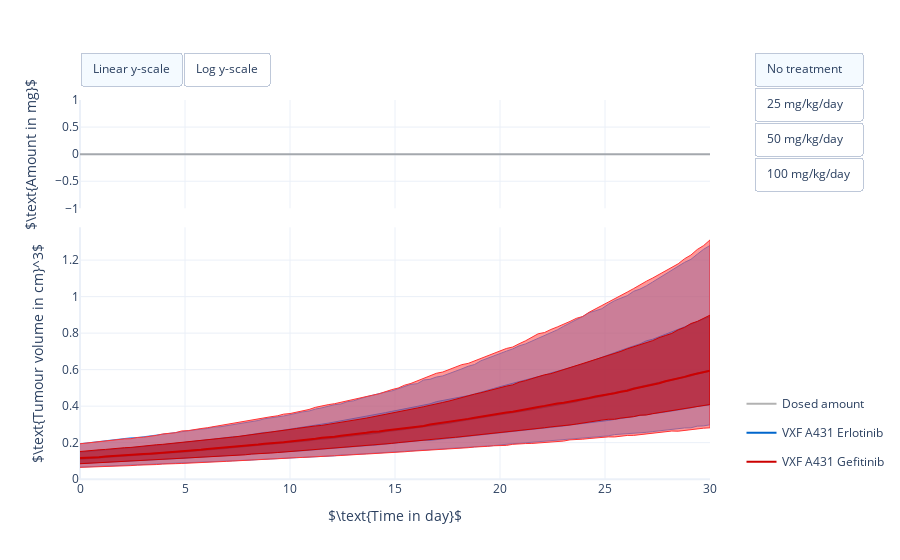

This figure's notebook cell:
### Markdown cell above
### Plot population PKPD of Erlotinib and Gefitinib in VXF A341 mice

### Code cell
#
# Illustrate population PKPD simulation.
#
# Needs above defined dosing regimens, percentiles, times, simulation results,
# and the population size:
# [dosing_regimens, percentiles, times, population_results, N]
#

import plotly.graph_objects as go
from plotly.subplots import make_subplots


# Create figure
fig = make_subplots(rows=2, cols=1, shared_xaxes=True, row_heights=[0.3, 0.7], vertical_spacing=0.05)

# Plot simulations for different dosing strategies
for dose_id, dose_series in enumerate(dosing_time_series):
    # Plot administered drug
    fig.add_trace(
        go.Scatter(
            x=dose_series[0, :],
            y=dose_series[1, :],
            name="Dosed amount",
            hovertemplate=
                    "<b></b>Cumulative amount of compound<br>" +
                    "Time: %{x:.0f} day<br>" +
                    "Amount: %{y:.01f} mg<br>" +
                    "<extra></extra>",
            line=dict(color='rgb(0, 0, 0)'),
            mode='lines',
            opacity=0.3,
            visible = dose_id == 0),  # Only show first dosing regimen
        row=1,
        col=1)

    # Plot data VXF A431 Erlotinib
    # Plot 10th percentile to 90th precentile
    fig.add_trace(
        go.Scatter(
            x=np.hstack([times,times[::-1]]),
            y=np.hstack([
                population_results[1, dose_id, 0, :], 
                population_results[1, dose_id, 4, ::-1]]),
            line=dict(width=1, color='rgb(51, 153, 255)'),
            fill='toself',
            legendgroup="VXF A431 Erlotinib",
            name="10th to 90th percentile",
            hoverinfo='name',
            showlegend=False,
            visible = dose_id == 0),  # Only show first dosing regimen
        row=2,
        col=1)

    # Plot 25th percentile to 75th precentile
    fig.add_trace(
        go.Scatter(
            x=np.hstack([times,times[::-1]]),
            y=np.hstack([
                population_results[1, dose_id, 1, :], 
                population_results[1, dose_id, 3, ::-1]]),
            line=dict(width=1, color='rgb(0, 128, 255)'),
            fill='toself',
            legendgroup="VXF A431 Erlotinib",
            name="25th to 75th percentile",
            hoverinfo='name',
            showlegend=False,
            visible = dose_id == 0),  # Only show first dosing regimen
        row=2,
        col=1)

    # Plot Median
    fig.add_trace(
        go.Scatter(
            x=times,
            y=population_results[1, dose_id, 2, :],
            legendgroup="VXF A431 Erlotinib",
            name="VXF A431 Erlotinib",
            hovertemplate=
                    "<b></b>Median<br>" +
                    "Population size: %d<br>" % N +
                    "Time: %{x:.02f} day<br>" +
                    "Tumour volume: %{y:.02f} cm^3<br>" +
                    "<extra></extra>",
            line=dict(color='rgb(0, 102, 204)'),
            visible = dose_id == 0),  # Only show first dosing regimen
        row=2,
        col=1)

    # Plot data VXF A431 Gefitinib
    # Plot 10th percentile to 90th precentile
    fig.add_trace(
        go.Scatter(
            x=np.hstack([times,times[::-1]]),
            y=np.hstack([
                population_results[3, dose_id, 0, :], 
                population_results[3, dose_id, 4, ::-1]]),
            line=dict(width=1, color='rgb(255, 51, 51)'),
            fill='toself',
            legendgroup="VXF A431 Gefitinib",
            name="10th to 90th percentile",
            hoverinfo='name',
            showlegend=False,
            visible = dose_id == 0),  # Only show first dosing regimen
        row=2,
        col=1)

    # Plot 25th percentile to 75th precentile
    fig.add_trace(
        go.Scatter(
            x=np.hstack([times,times[::-1]]),
            y=np.hstack([
                population_results[3, dose_id, 1, :], 
                population_results[3, dose_id, 3, ::-1]]),
            line=dict(width=1, color='rgb(204, 0, 0)'),
            fill='toself',
            legendgroup="VXF A431 Gefitinib",
            name="25th to 75th percentile",
            hoverinfo='name',
            showlegend=False,
            visible = dose_id == 0),  # Only show first dosing regimen
        row=2,
        col=1)

    # Plot Median
    fig.add_trace(
        go.Scatter(
            x=times,
            y=population_results[3, dose_id, 2, :],
            legendgroup="VXF A431 Gefitinib",
            name="VXF A431 Gefitinib",
            hovertemplate=
                    "<b></b>Median<br>" +
                    "Population size: %d<br>" % N +
                    "Time: %{x:.02f} day<br>" +
                    "Tumour volume: %{y:.02f} cm^3<br>" +
                    "<extra></extra>",
            line=dict(color='rgb(204, 0, 0)'),
            visible = dose_id == 0),  # Only show first dosing regimen
        row=2,
        col=1)

# Set figure size
fig.update_layout(
    autosize=True,
    template="plotly_white")

# Set X axis label
fig.update_xaxes(title_text=r'$\text{Time in day}$', row=2, col=1)

# Set Y axes labels
fig.update_yaxes(title_text=r'$\text{Tumour volume in cm}^3$', row=2, col=1)
fig.update_yaxes(title_text=r'$\text{Amount in mg}$', row=1, col=1)

# Add switch between linear and log y-scale, and switches between dosing regimens
fig.update_layout(
    updatemenus=[
        dict(
            type = "buttons",
            direction = "right",
            buttons=list([
                dict(
                    args=[{"yaxis2.type": "linear"}],
                    label="Linear y-scale",
                    method="relayout"
                ),
                dict(
                    args=[{"yaxis2.type": "log"}],
                    label="Log y-scale",
                    method="relayout"
                )
            ]),
            pad={"r": 0, "t": -10},
            showactive=True,
            x=0.0,
            xanchor="left",
            y=1.1,
            yanchor="top"
        ),
        dict(
            type = "buttons",
            direction = "down",
            buttons=list([
                dict(
                    args=[{"visible": [True]*7 + [False]*7 + [False]*7 + [False]*7}],
                    label="No treatment",
                    method="restyle"
                ),
                dict(
                    args=[{"visible": [False]*7 + [True]*7 + [False]*7 + [False]*7}],
                    label="25 mg/kg/day",
                    method="restyle"
                ),
                dict(
                    args=[{"visible": [False]*7 + [False]*7 + [True]*7 + [False]*7}],
                    label="50 mg/kg/day",
                    method="restyle"
                ),
                dict(
                    args=[{"visible": [False]*7 + [False]*7 + [False]*7 + [True]*7}],
                    label="100 mg/kg/day",
                    method="restyle"
                )
            ]),
            pad={"r": 0, "t": -10},
            showactive=True,
            x=1.07,
            xanchor="left",
            y=1.1,
            yanchor="top"
        ),
    ]
)

# Position legend
fig.update_layout(legend=dict(
    yanchor="bottom",
    y=0.01,
    xanchor="left",
    x=1.05))

# Show figure
fig.show()

### Figure 1 — Plotly figure (JSON) as saved in the notebook; plotly's stock layout.template omitted (floating-point values rounded to 4 significant figures; data arrays with more than 128 entries replaced by an {"elided": "..."} marker saying what was removed)
{"data": [{"hovertemplate": "<b></b>Cumulative amount of compound<br>Time: %{x:.0f} day<br>Amount: %{y:.01f} mg<br><extra></extra>", "line": {"color": "rgb(0, 0, 0)"}, "mode": "lines", "name": "Dosed amount", "opacity": 0.3, "type": "scatter", "visible": true, "x": [0, 3, 3.001, 4, 4.001, 5, 5.001, 6, 6.001, 7, 7.001, 8, 8.001, 9, 9.001, 10, 10.0, 11, 11.0, 12, 12.0, 13, 13.0, 14, 14.0, 15, 15.0, 16, 16.0, 30], "xaxis": "x", "y": [0, 0, 0, 0, 0, 0, 0, 0, 0, 0, 0, 0, 0, 0, 0, 0, 0, 0, 0, 0, 0, 0, 0, 0, 0, 0, 0, 0, 0, 0], "yaxis": "y"}, {"fill": "toself", "hoverinfo": "name", "legendgroup": "VXF A431 Erlotinib", "line": {"color": "rgb(51, 153, 255)", "width": 1}, "name": "10th to 90th percentile", "showlegend": false, "type": "scatter", "visible": true, "x": {"elided": "200 float values"}, "xaxis": "x2", "y": {"elided": "200 float values"}, "yaxis": "y2"}, {"fill": "toself", "hoverinfo": "name", "legendgroup": "VXF A431 Erlotinib", "line": {"color": "rgb(0, 128, 255)", "width": 1}, "name": "25th to 75th percentile", "showlegend": false, "type": "scatter", "visible": true, "x": {"elided": "200 float values"}, "xaxis": "x2", "y": {"elided": "200 float values"}, "yaxis": "y2"}, {"hovertemplate": "<b></b>Median<br>Population size: 1000<br>Time: %{x:.02f} day<br>Tumour volume: %{y:.02f} cm^3<br><extra></extra>", "legendgroup": "VXF A431 Erlotinib", "line": {"color": "rgb(0, 102, 204)"}, "name": "VXF A431 Erlotinib", "type": "scatter", "visible": true, "x": [0, 0.303, 0.6061, 0.9091, 1.212, 1.515, 1.818, 2.121, 2.424, 2.727, 3.03, 3.333, 3.636, 3.939, 4.242, 4.545, 4.848, 5.152, 5.455, 5.758, 6.061, 6.364, 6.667, 6.97, 7.273, 7.576, 7.879, 8.182, 8.485, 8.788, 9.091, 9.394, 9.697, 10, 10.3, 10.61, 10.91, 11.21, 11.52, 11.82, 12.12, 12.42, 12.73, 13.03, 13.33, 13.64, 13.94, 14.24, 14.55, 14.85, 15.15, 15.45, 15.76, 16.06, 16.36, 16.67, 16.97, 17.27, 17.58, 17.88, 18.18, 18.48, 18.79, 19.09, 19.39, 19.7, 20, 20.3, 20.61, 20.91, 21.21, 21.52, 21.82, 22.12, 22.42, 22.73, 23.03, 23.33, 23.64, 23.94, 24.24, 24.55, 24.85, 25.15, 25.45, 25.76, 26.06, 26.36, 26.67, 26.97, 27.27, 27.58, 27.88, 28.18, 28.48, 28.79, 29.09, 29.39, 29.7, 30], "xaxis": "x2", "y": [0.1118, 0.1153, 0.1184, 0.1196, 0.1215, 0.1241, 0.127, 0.1288, 0.1307, 0.1331, 0.1365, 0.1379, 0.141, 0.1429, 0.1464, 0.1482, 0.1504, 0.1535, 0.1562, 0.1584, 0.1613, 0.1644, 0.1681, 0.1701, 0.1746, 0.1777, 0.1798, 0.1838, 0.1863, 0.1889, 0.1928, 0.1966, 0.1984, 0.2022, 0.2058, 0.2097, 0.2132, 0.2184, 0.2202, 0.224, 0.2278, 0.2329, 0.2377, 0.2407, 0.2444, 0.2466, 0.2534, 0.256, 0.2621, 0.268, 0.2699, 0.2748, 0.2793, 0.2852, 0.289, 0.2941, 0.2998, 0.3056, 0.3089, 0.316, 0.3223, 0.3273, 0.3318, 0.3382, 0.3447, 0.3493, 0.3543, 0.3601, 0.3658, 0.3693, 0.3781, 0.3832, 0.389, 0.3954, 0.4007, 0.4055, 0.4131, 0.4219, 0.4272, 0.4355, 0.4416, 0.4505, 0.4551, 0.4644, 0.4712, 0.4808, 0.4868, 0.4971, 0.505, 0.513, 0.5222, 0.5281, 0.5378, 0.5453, 0.5535, 0.5605, 0.5672, 0.5793, 0.5865, 0.5946], "yaxis": "y2"}, {"fill": "toself", "hoverinfo": "name", "legendgroup": "VXF A431 Gefitinib", "line": {"color": "rgb(255, 51, 51)", "width": 1}, "name": "10th to 90th percentile", "showlegend": false, "type": "scatter", "visible": true, "x": {"elided": "200 float values"}, "xaxis": "x2", "y": {"elided": "200 float values"}, "yaxis": "y2"}, {"fill": "toself", "hoverinfo": "name", "legendgroup": "VXF A431 Gefitinib", "line": {"color": "rgb(204, 0, 0)", "width": 1}, "name": "25th to 75th percentile", "showlegend": false, "type": "scatter", "visible": true, "x": {"elided": "200 float values"}, "xaxis": "x2", "y": {"elided": "200 float values"}, "yaxis": "y2"}, {"hovertemplate": "<b></b>Median<br>Population size: 1000<br>Time: %{x:.02f} day<br>Tumour volume: %{y:.02f} cm^3<br><extra></extra>", "legendgroup": "VXF A431 Gefitinib", "line": {"color": "rgb(204, 0, 0)"}, "name": "VXF A431 Gefitinib", "type": "scatter", "visible": true, "x": [0, 0.303, 0.6061, 0.9091, 1.212, 1.515, 1.818, 2.121, 2.424, 2.727, 3.03, 3.333, 3.636, 3.939, 4.242, 4.545, 4.848, 5.152, 5.455, 5.758, 6.061, 6.364, 6.667, 6.97, 7.273, 7.576, 7.879, 8.182, 8.485, 8.788, 9.091, 9.394, 9.697, 10, 10.3, 10.61, 10.91, 11.21, 11.52, 11.82, 12.12, 12.42, 12.73, 13.03, 13.33, 13.64, 13.94, 14.24, 14.55, 14.85, 15.15, 15.45, 15.76, 16.06, 16.36, 16.67, 16.97, 17.27, 17.58, 17.88, 18.18, 18.48, 18.79, 19.09, 19.39, 19.7, 20, 20.3, 20.61, 20.91, 21.21, 21.52, 21.82, 22.12, 22.42, 22.73, 23.03, 23.33, 23.64, 23.94, 24.24, 24.55, 24.85, 25.15, 25.45, 25.76, 26.06, 26.36, 26.67, 26.97, 27.27, 27.58, 27.88, 28.18, 28.48, 28.79, 29.09, 29.39, 29.7, 30], "xaxis": "x2", "y": [0.1163, 0.1171, 0.1192, 0.1201, 0.1244, 0.1273, 0.1279, 0.1304, 0.1319, 0.1353, 0.1375, 0.1395, 0.1418, 0.1452, 0.1467, 0.1501, 0.1537, 0.1549, 0.1596, 0.1614, 0.1651, 0.1678, 0.171, 0.1723, 0.1767, 0.1793, 0.1841, 0.1859, 0.1898, 0.1938, 0.1958, 0.1994, 0.202, 0.2064, 0.2094, 0.2131, 0.2166, 0.2214, 0.2272, 0.2288, 0.2328, 0.2382, 0.2416, 0.2473, 0.2489, 0.2543, 0.2595, 0.2608, 0.2664, 0.2702, 0.2737, 0.2804, 0.2835, 0.2876, 0.2914, 0.2988, 0.3034, 0.3077, 0.3151, 0.3191, 0.3255, 0.3301, 0.3367, 0.3415, 0.3476, 0.3538, 0.3574, 0.3648, 0.3698, 0.3772, 0.3826, 0.3883, 0.3956, 0.4013, 0.4091, 0.4147, 0.4189, 0.4248, 0.4323, 0.4376, 0.4448, 0.4527, 0.4578, 0.4639, 0.4701, 0.4786, 0.4845, 0.4953, 0.5024, 0.5104, 0.5191, 0.5253, 0.5361, 0.5435, 0.5524, 0.5601, 0.5703, 0.5773, 0.5842, 0.5943], "yaxis": "y2"}, {"hovertemplate": "<b></b>Cumulative amount of compound<br>Time: %{x:.0f} day<br>Amount: %{y:.01f} mg<br><extra></extra>", "line": {"color": "rgb(0, 0, 0)"}, "mode": "lines", "name": "Dosed amount", "opacity": 0.3, "type": "scatter", "visible": false, "x": [0, 3, 3.001, 4, 4.001, 5, 5.001, 6, 6.001, 7, 7.001, 8, 8.001, 9, 9.001, 10, 10.0, 11, 11.0, 12, 12.0, 13, 13.0, 14, 14.0, 15, 15.0, 16, 16.0, 30], "xaxis": "x", "y": [0, 0, 0.5, 0.5, 1, 1, 1.5, 1.5, 2, 2, 2.5, 2.5, 3, 3, 3.5, 3.5, 4, 4, 4.5, 4.5, 5, 5, 5.5, 5.5, 6, 6, 6.5, 6.5, 7, 7], "yaxis": "y"}, {"fill": "toself", "hoverinfo": "name", "legendgroup": "VXF A431 Erlotinib", "line": {"color": "rgb(51, 153, 255)", "width": 1}, "name": "10th to 90th percentile", "showlegend": false, "type": "scatter", "visible": false, "x": {"elided": "200 float values"}, "xaxis": "x2", "y": {"elided": "200 float values"}, "yaxis": "y2"}, {"fill": "toself", "hoverinfo": "name", "legendgroup": "VXF A431 Erlotinib", "line": {"color": "rgb(0, 128, 255)", "width": 1}, "name": "25th to 75th percentile", "showlegend": false, "type": "scatter", "visible": false, "x": {"elided": "200 float values"}, "xaxis": "x2", "y": {"elided": "200 float values"}, "yaxis": "y2"}, {"hovertemplate": "<b></b>Median<br>Population size: 1000<br>Time: %{x:.02f} day<br>Tumour volume: %{y:.02f} cm^3<br><extra></extra>", "legendgroup": "VXF A431 Erlotinib", "line": {"color": "rgb(0, 102, 204)"}, "name": "VXF A431 Erlotinib", "type": "scatter", "visible": false, "x": [0, 0.303, 0.6061, 0.9091, 1.212, 1.515, 1.818, 2.121, 2.424, 2.727, 3.03, 3.333, 3.636, 3.939, 4.242, 4.545, 4.848, 5.152, 5.455, 5.758, 6.061, 6.364, 6.667, 6.97, 7.273, 7.576, 7.879, 8.182, 8.485, 8.788, 9.091, 9.394, 9.697, 10, 10.3, 10.61, 10.91, 11.21, 11.52, 11.82, 12.12, 12.42, 12.73, 13.03, 13.33, 13.64, 13.94, 14.24, 14.55, 14.85, 15.15, 15.45, 15.76, 16.06, 16.36, 16.67, 16.97, 17.27, 17.58, 17.88, 18.18, 18.48, 18.79, 19.09, 19.39, 19.7, 20, 20.3, 20.61, 20.91, 21.21, 21.52, 21.82, 22.12, 22.42, 22.73, 23.03, 23.33, 23.64, 23.94, 24.24, 24.55, 24.85, 25.15, 25.45, 25.76, 26.06, 26.36, 26.67, 26.97, 27.27, 27.58, 27.88, 28.18, 28.48, 28.79, 29.09, 29.39, 29.7, 30], "xaxis": "x2", "y": [0.1135, 0.1156, 0.1179, 0.119, 0.1221, 0.1244, 0.1268, 0.1292, 0.1303, 0.1328, 0.1354, 0.1348, 0.1362, 0.1395, 0.1376, 0.1388, 0.143, 0.1433, 0.1438, 0.1461, 0.1489, 0.1487, 0.151, 0.1522, 0.1512, 0.1548, 0.1572, 0.1567, 0.1612, 0.1604, 0.1631, 0.1626, 0.1656, 0.169, 0.1681, 0.1701, 0.1724, 0.1733, 0.1758, 0.178, 0.1805, 0.1792, 0.1834, 0.1846, 0.1849, 0.1893, 0.1915, 0.1908, 0.1939, 0.1968, 0.1962, 0.1986, 0.2015, 0.205, 0.2057, 0.2088, 0.2127, 0.2169, 0.2192, 0.2238, 0.2271, 0.2311, 0.2344, 0.2386, 0.2429, 0.2452, 0.2513, 0.2554, 0.2609, 0.265, 0.2693, 0.2733, 0.2791, 0.2837, 0.2876, 0.2911, 0.2977, 0.3046, 0.3079, 0.3129, 0.3188, 0.3253, 0.3307, 0.3363, 0.3409, 0.347, 0.3508, 0.3589, 0.3624, 0.3675, 0.3748, 0.3803, 0.3856, 0.393, 0.398, 0.4037, 0.4092, 0.4169, 0.4238, 0.4294], "yaxis": "y2"}, {"fill": "toself", "hoverinfo": "name", "legendgroup": "VXF A431 Gefitinib", "line": {"color": "rgb(255, 51, 51)", "width": 1}, "name": "10th to 90th percentile", "showlegend": false, "type": "scatter", "visible": false, "x": {"elided": "200 float values"}, "xaxis": "x2", "y": {"elided": "200 float values"}, "yaxis": "y2"}, {"fill": "toself", "hoverinfo": "name", "legendgroup": "VXF A431 Gefitinib", "line": {"color": "rgb(204, 0, 0)", "width": 1}, "name": "25th to 75th percentile", "showlegend": false, "type": "scatter", "visible": false, "x": {"elided": "200 float values"}, "xaxis": "x2", "y": {"elided": "200 float values"}, "yaxis": "y2"}, {"hovertemplate": "<b></b>Median<br>Population size: 1000<br>Time: %{x:.02f} day<br>Tumour volume: %{y:.02f} cm^3<br><extra></extra>", "legendgroup": "VXF A431 Gefitinib", "line": {"color": "rgb(204, 0, 0)"}, "name": "VXF A431 Gefitinib", "type": "scatter", "visible": false, "x": [0, 0.303, 0.6061, 0.9091, 1.212, 1.515, 1.818, 2.121, 2.424, 2.727, 3.03, 3.333, 3.636, 3.939, 4.242, 4.545, 4.848, 5.152, 5.455, 5.758, 6.061, 6.364, 6.667, 6.97, 7.273, 7.576, 7.879, 8.182, 8.485, 8.788, 9.091, 9.394, 9.697, 10, 10.3, 10.61, 10.91, 11.21, 11.52, 11.82, 12.12, 12.42, 12.73, 13.03, 13.33, 13.64, 13.94, 14.24, 14.55, 14.85, 15.15, 15.45, 15.76, 16.06, 16.36, 16.67, 16.97, 17.27, 17.58, 17.88, 18.18, 18.48, 18.79, 19.09, 19.39, 19.7, 20, 20.3, 20.61, 20.91, 21.21, 21.52, 21.82, 22.12, 22.42, 22.73, 23.03, 23.33, 23.64, 23.94, 24.24, 24.55, 24.85, 25.15, 25.45, 25.76, 26.06, 26.36, 26.67, 26.97, 27.27, 27.58, 27.88, 28.18, 28.48, 28.79, 29.09, 29.39, 29.7, 30], "xaxis": "x2", "y": [0.1159, 0.117, 0.1199, 0.1212, 0.1227, 0.1256, 0.1273, 0.1307, 0.1322, 0.1343, 0.1363, 0.1376, 0.1387, 0.1412, 0.1416, 0.1429, 0.1463, 0.1463, 0.1481, 0.1493, 0.1507, 0.152, 0.1532, 0.1572, 0.1557, 0.1583, 0.1611, 0.1616, 0.1635, 0.1665, 0.1677, 0.1677, 0.17, 0.174, 0.1741, 0.1754, 0.179, 0.1785, 0.1807, 0.1822, 0.1825, 0.183, 0.1867, 0.1904, 0.1885, 0.1917, 0.193, 0.195, 0.1945, 0.1987, 0.1984, 0.1999, 0.2023, 0.2052, 0.2052, 0.2077, 0.2114, 0.2159, 0.2188, 0.2225, 0.2269, 0.2283, 0.2336, 0.2364, 0.2418, 0.2449, 0.2501, 0.2525, 0.2572, 0.2617, 0.2648, 0.2711, 0.2745, 0.2794, 0.2861, 0.2892, 0.2921, 0.2969, 0.3014, 0.3068, 0.3117, 0.3161, 0.3219, 0.3254, 0.3318, 0.3373, 0.3439, 0.3479, 0.3531, 0.3577, 0.3631, 0.3697, 0.3764, 0.3811, 0.3853, 0.3902, 0.3934, 0.4047, 0.4116, 0.4172], "yaxis": "y2"}, {"hovertemplate": "<b></b>Cumulative amount of compound<br>Time: %{x:.0f} day<br>Amount: %{y:.01f} mg<br><extra></extra>", "line": {"color": "rgb(0, 0, 0)"}, "mode": "lines", "name": "Dosed amount", "opacity": 0.3, "type": "scatter", "visible": false, "x": [0, 3, 3.001, 4, 4.001, 5, 5.001, 6, 6.001, 7, 7.001, 8, 8.001, 9, 9.001, 10, 10.0, 11, 11.0, 12, 12.0, 13, 13.0, 14, 14.0, 15, 15.0, 16, 16.0, 30], "xaxis": "x", "y": [0, 0, 1, 1, 2, 2, 3, 3, 4, 4, 5, 5, 6, 6, 7, 7, 8, 8, 9, 9, 10, 10, 11, 11, 12, 12, 13, 13, 14, 14], "yaxis": "y"}, {"fill": "toself", "hoverinfo": "name", "legendgroup": "VXF A431 Erlotinib", "line": {"color": "rgb(51, 153, 255)", "width": 1}, "name": "10th to 90th percentile", "showlegend": false, "type": "scatter", "visible": false, "x": {"elided": "200 float values"}, "xaxis": "x2", "y": {"elided": "200 float values"}, "yaxis": "y2"}, {"fill": "toself", "hoverinfo": "name", "legendgroup": "VXF A431 Erlotinib", "line": {"color": "rgb(0, 128, 255)", "width": 1}, "name": "25th to 75th percentile", "showlegend": false, "type": "scatter", "visible": false, "x": {"elided": "200 float values"}, "xaxis": "x2", "y": {"elided": "200 float values"}, "yaxis": "y2"}, {"hovertemplate": "<b></b>Median<br>Population size: 1000<br>Time: %{x:.02f} day<br>Tumour volume: %{y:.02f} cm^3<br><extra></extra>", "legendgroup": "VXF A431 Erlotinib", "line": {"color": "rgb(0, 102, 204)"}, "name": "VXF A431 Erlotinib", "type": "scatter", "visible": false, "x": [0, 0.303, 0.6061, 0.9091, 1.212, 1.515, 1.818, 2.121, 2.424, 2.727, 3.03, 3.333, 3.636, 3.939, 4.242, 4.545, 4.848, 5.152, 5.455, 5.758, 6.061, 6.364, 6.667, 6.97, 7.273, 7.576, 7.879, 8.182, 8.485, 8.788, 9.091, 9.394, 9.697, 10, 10.3, 10.61, 10.91, 11.21, 11.52, 11.82, 12.12, 12.42, 12.73, 13.03, 13.33, 13.64, 13.94, 14.24, 14.55, 14.85, 15.15, 15.45, 15.76, 16.06, 16.36, 16.67, 16.97, 17.27, 17.58, 17.88, 18.18, 18.48, 18.79, 19.09, 19.39, 19.7, 20, 20.3, 20.61, 20.91, 21.21, 21.52, 21.82, 22.12, 22.42, 22.73, 23.03, 23.33, 23.64, 23.94, 24.24, 24.55, 24.85, 25.15, 25.45, 25.76, 26.06, 26.36, 26.67, 26.97, 27.27, 27.58, 27.88, 28.18, 28.48, 28.79, 29.09, 29.39, 29.7, 30], "xaxis": "x2", "y": [0.1126, 0.116, 0.1175, 0.1195, 0.1223, 0.1239, 0.1274, 0.1286, 0.1307, 0.1337, 0.1348, 0.1312, 0.1328, 0.1347, 0.1316, 0.1332, 0.1365, 0.1326, 0.1342, 0.1347, 0.1353, 0.133, 0.1357, 0.1383, 0.1361, 0.1365, 0.1389, 0.1379, 0.1375, 0.1389, 0.1399, 0.138, 0.1403, 0.143, 0.1404, 0.1414, 0.1438, 0.1411, 0.1417, 0.144, 0.1437, 0.1435, 0.145, 0.1483, 0.1461, 0.1478, 0.1482, 0.1465, 0.1483, 0.151, 0.1486, 0.1478, 0.1522, 0.1525, 0.1506, 0.1514, 0.1546, 0.157, 0.1614, 0.1602, 0.165, 0.1693, 0.1722, 0.1746, 0.1774, 0.1786, 0.1832, 0.1866, 0.1922, 0.194, 0.1964, 0.2005, 0.2047, 0.2075, 0.2102, 0.2149, 0.2161, 0.2227, 0.2242, 0.2268, 0.2309, 0.2357, 0.2385, 0.245, 0.248, 0.2512, 0.2539, 0.2604, 0.2641, 0.2658, 0.2708, 0.2753, 0.2822, 0.2864, 0.2897, 0.2942, 0.2988, 0.3027, 0.3083, 0.3145], "yaxis": "y2"}, {"fill": "toself", "hoverinfo": "name", "legendgroup": "VXF A431 Gefitinib", "line": {"color": "rgb(255, 51, 51)", "width": 1}, "name": "10th to 90th percentile", "showlegend": false, "type": "scatter", "visible": false, "x": {"elided": "200 float values"}, "xaxis": "x2", "y": {"elided": "200 float values"}, "yaxis": "y2"}, {"fill": "toself", "hoverinfo": "name", "legendgroup": "VXF A431 Gefitinib", "line": {"color": "rgb(204, 0, 0)", "width": 1}, "name": "25th to 75th percentile", "showlegend": false, "type": "scatter", "visible": false, "x": {"elided": "200 float values"}, "xaxis": "x2", "y": {"elided": "200 float values"}, "yaxis": "y2"}, {"hovertemplate": "<b></b>Median<br>Population size: 1000<br>Time: %{x:.02f} day<br>Tumour volume: %{y:.02f} cm^3<br><extra></extra>", "legendgroup": "VXF A431 Gefitinib", "line": {"color": "rgb(204, 0, 0)"}, "name": "VXF A431 Gefitinib", "type": "scatter", "visible": false, "x": [0, 0.303, 0.6061, 0.9091, 1.212, 1.515, 1.818, 2.121, 2.424, 2.727, 3.03, 3.333, 3.636, 3.939, 4.242, 4.545, 4.848, 5.152, 5.455, 5.758, 6.061, 6.364, 6.667, 6.97, 7.273, 7.576, 7.879, 8.182, 8.485, 8.788, 9.091, 9.394, 9.697, 10, 10.3, 10.61, 10.91, 11.21, 11.52, 11.82, 12.12, 12.42, 12.73, 13.03, 13.33, 13.64, 13.94, 14.24, 14.55, 14.85, 15.15, 15.45, 15.76, 16.06, 16.36, 16.67, 16.97, 17.27, 17.58, 17.88, 18.18, 18.48, 18.79, 19.09, 19.39, 19.7, 20, 20.3, 20.61, 20.91, 21.21, 21.52, 21.82, 22.12, 22.42, 22.73, 23.03, 23.33, 23.64, 23.94, 24.24, 24.55, 24.85, 25.15, 25.45, 25.76, 26.06, 26.36, 26.67, 26.97, 27.27, 27.58, 27.88, 28.18, 28.48, 28.79, 29.09, 29.39, 29.7, 30], "xaxis": "x2", "y": [0.1163, 0.1162, 0.119, 0.121, 0.1232, 0.1263, 0.1289, 0.1304, 0.1332, 0.1347, 0.137, 0.1337, 0.1361, 0.1388, 0.1355, 0.1372, 0.1385, 0.1371, 0.1369, 0.1393, 0.1403, 0.1385, 0.1415, 0.1422, 0.1405, 0.1416, 0.1435, 0.1416, 0.1414, 0.1434, 0.1435, 0.1426, 0.1439, 0.1466, 0.1424, 0.1441, 0.1475, 0.1443, 0.1452, 0.1479, 0.147, 0.1473, 0.1486, 0.1524, 0.149, 0.1516, 0.1523, 0.1514, 0.152, 0.1542, 0.1534, 0.1525, 0.1556, 0.1553, 0.1566, 0.1567, 0.1587, 0.1608, 0.1643, 0.167, 0.1678, 0.172, 0.1762, 0.178, 0.1802, 0.183, 0.1851, 0.19, 0.1902, 0.1964, 0.1975, 0.2021, 0.2064, 0.2081, 0.2128, 0.2162, 0.2186, 0.221, 0.2258, 0.228, 0.2329, 0.236, 0.2405, 0.244, 0.2475, 0.2505, 0.2558, 0.261, 0.2655, 0.2678, 0.275, 0.2794, 0.2826, 0.288, 0.2935, 0.2972, 0.3044, 0.3081, 0.3095, 0.3181], "yaxis": "y2"}, {"hovertemplate": "<b></b>Cumulative amount of compound<br>Time: %{x:.0f} day<br>Amount: %{y:.01f} mg<br><extra></extra>", "line": {"color": "rgb(0, 0, 0)"}, "mode": "lines", "name": "Dosed amount", "opacity": 0.3, "type": "scatter", "visible": false, "x": [0, 3, 3.001, 4, 4.001, 5, 5.001, 6, 6.001, 7, 7.001, 8, 8.001, 9, 9.001, 10, 10.0, 11, 11.0, 12, 12.0, 13, 13.0, 14, 14.0, 15, 15.0, 16, 16.0, 30], "xaxis": "x", "y": [0, 0, 2, 2, 4, 4, 6, 6, 8, 8, 10, 10, 12, 12, 14, 14, 16, 16, 18, 18, 20, 20, 22, 22, 24, 24, 26, 26, 28, 28], "yaxis": "y"}, {"fill": "toself", "hoverinfo": "name", "legendgroup": "VXF A431 Erlotinib", "line": {"color": "rgb(51, 153, 255)", "width": 1}, "name": "10th to 90th percentile", "showlegend": false, "type": "scatter", "visible": false, "x": {"elided": "200 float values"}, "xaxis": "x2", "y": {"elided": "200 float values"}, "yaxis": "y2"}, {"fill": "toself", "hoverinfo": "name", "legendgroup": "VXF A431 Erlotinib", "line": {"color": "rgb(0, 128, 255)", "width": 1}, "name": "25th to 75th percentile", "showlegend": false, "type": "scatter", "visible": false, "x": {"elided": "200 float values"}, "xaxis": "x2", "y": {"elided": "200 float values"}, "yaxis": "y2"}, {"hovertemplate": "<b></b>Median<br>Population size: 1000<br>Time: %{x:.02f} day<br>Tumour volume: %{y:.02f} cm^3<br><extra></extra>", "legendgroup": "VXF A431 Erlotinib", "line": {"color": "rgb(0, 102, 204)"}, "name": "VXF A431 Erlotinib", "type": "scatter", "visible": false, "x": [0, 0.303, 0.6061, 0.9091, 1.212, 1.515, 1.818, 2.121, 2.424, 2.727, 3.03, 3.333, 3.636, 3.939, 4.242, 4.545, 4.848, 5.152, 5.455, 5.758, 6.061, 6.364, 6.667, 6.97, 7.273, 7.576, 7.879, 8.182, 8.485, 8.788, 9.091, 9.394, 9.697, 10, 10.3, 10.61, 10.91, 11.21, 11.52, 11.82, 12.12, 12.42, 12.73, 13.03, 13.33, 13.64, 13.94, 14.24, 14.55, 14.85, 15.15, 15.45, 15.76, 16.06, 16.36, 16.67, 16.97, 17.27, 17.58, 17.88, 18.18, 18.48, 18.79, 19.09, 19.39, 19.7, 20, 20.3, 20.61, 20.91, 21.21, 21.52, 21.82, 22.12, 22.42, 22.73, 23.03, 23.33, 23.64, 23.94, 24.24, 24.55, 24.85, 25.15, 25.45, 25.76, 26.06, 26.36, 26.67, 26.97, 27.27, 27.58, 27.88, 28.18, 28.48, 28.79, 29.09, 29.39, 29.7, 30], "xaxis": "x2", "y": [0.1132, 0.1158, 0.1171, 0.1207, 0.12, 0.1245, 0.1262, 0.1286, 0.1307, 0.1332, 0.1341, 0.1235, 0.1265, 0.1287, 0.1193, 0.119, 0.1218, 0.1175, 0.1157, 0.1171, 0.1153, 0.1122, 0.112, 0.1148, 0.1078, 0.1079, 0.1101, 0.1054, 0.1038, 0.1064, 0.1035, 0.1013, 0.101, 0.1038, 0.0973, 0.09855, 0.09904, 0.09603, 0.09652, 0.09664, 0.09482, 0.09392, 0.09417, 0.09481, 0.09211, 0.0925, 0.09468, 0.08904, 0.08939, 0.09129, 0.0881, 0.08777, 0.08861, 0.08766, 0.08374, 0.08657, 0.08617, 0.08915, 0.08972, 0.09191, 0.09184, 0.09464, 0.09716, 0.09719, 0.09833, 0.1019, 0.103, 0.1054, 0.1078, 0.1095, 0.1108, 0.1137, 0.1138, 0.116, 0.119, 0.1195, 0.1225, 0.1248, 0.1267, 0.1288, 0.1303, 0.1332, 0.1354, 0.1378, 0.1396, 0.1429, 0.145, 0.1482, 0.1477, 0.154, 0.1542, 0.1571, 0.159, 0.1615, 0.1637, 0.1659, 0.1699, 0.1713, 0.1743, 0.1776], "yaxis": "y2"}, {"fill": "toself", "hoverinfo": "name", "legendgroup": "VXF A431 Gefitinib", "line": {"color": "rgb(255, 51, 51)", "width": 1}, "name": "10th to 90th percentile", "showlegend": false, "type": "scatter", "visible": false, "x": {"elided": "200 float values"}, "xaxis": "x2", "y": {"elided": "200 float values"}, "yaxis": "y2"}, {"fill": "toself", "hoverinfo": "name", "legendgroup": "VXF A431 Gefitinib", "line": {"color": "rgb(204, 0, 0)", "width": 1}, "name": "25th to 75th percentile", "showlegend": false, "type": "scatter", "visible": false, "x": {"elided": "200 float values"}, "xaxis": "x2", "y": {"elided": "200 float values"}, "yaxis": "y2"}, {"hovertemplate": "<b></b>Median<br>Population size: 1000<br>Time: %{x:.02f} day<br>Tumour volume: %{y:.02f} cm^3<br><extra></extra>", "legendgroup": "VXF A431 Gefitinib", "line": {"color": "rgb(204, 0, 0)"}, "name": "VXF A431 Gefitinib", "type": "scatter", "visible": false, "x": [0, 0.303, 0.6061, 0.9091, 1.212, 1.515, 1.818, 2.121, 2.424, 2.727, 3.03, 3.333, 3.636, 3.939, 4.242, 4.545, 4.848, 5.152, 5.455, 5.758, 6.061, 6.364, 6.667, 6.97, 7.273, 7.576, 7.879, 8.182, 8.485, 8.788, 9.091, 9.394, 9.697, 10, 10.3, 10.61, 10.91, 11.21, 11.52, 11.82, 12.12, 12.42, 12.73, 13.03, 13.33, 13.64, 13.94, 14.24, 14.55, 14.85, 15.15, 15.45, 15.76, 16.06, 16.36, 16.67, 16.97, 17.27, 17.58, 17.88, 18.18, 18.48, 18.79, 19.09, 19.39, 19.7, 20, 20.3, 20.61, 20.91, 21.21, 21.52, 21.82, 22.12, 22.42, 22.73, 23.03, 23.33, 23.64, 23.94, 24.24, 24.55, 24.85, 25.15, 25.45, 25.76, 26.06, 26.36, 26.67, 26.97, 27.27, 27.58, 27.88, 28.18, 28.48, 28.79, 29.09, 29.39, 29.7, 30], "xaxis": "x2", "y": [0.1148, 0.1173, 0.1195, 0.1222, 0.1239, 0.1264, 0.1283, 0.1308, 0.133, 0.1341, 0.1368, 0.1306, 0.1299, 0.1314, 0.1251, 0.1251, 0.1269, 0.1221, 0.1201, 0.1222, 0.1201, 0.1154, 0.1165, 0.1185, 0.1113, 0.112, 0.1136, 0.1095, 0.1083, 0.11, 0.109, 0.1048, 0.1058, 0.1066, 0.1013, 0.102, 0.1055, 0.09968, 0.09949, 0.102, 0.09946, 0.09723, 0.09967, 0.09977, 0.0963, 0.09698, 0.09882, 0.09467, 0.0957, 0.0967, 0.0951, 0.09247, 0.09519, 0.0951, 0.09041, 0.09207, 0.09303, 0.09419, 0.09552, 0.09717, 0.09952, 0.1013, 0.1037, 0.105, 0.1074, 0.1073, 0.1104, 0.1115, 0.1136, 0.1156, 0.1181, 0.1222, 0.1232, 0.1233, 0.1276, 0.1292, 0.1313, 0.1314, 0.1354, 0.1368, 0.1389, 0.1411, 0.1442, 0.147, 0.1487, 0.1509, 0.1542, 0.1555, 0.1584, 0.1629, 0.1647, 0.1663, 0.17, 0.1748, 0.1757, 0.1793, 0.1831, 0.1853, 0.189, 0.1933], "yaxis": "y2"}], "layout": {"autosize": true, "legend": {"x": 1.05, "xanchor": "left", "y": 0.01, "yanchor": "bottom"}, "updatemenus": [{"buttons": [{"args": [{"yaxis2.type": "linear"}], "label": "Linear y-scale", "method": "relayout"}, {"args": [{"yaxis2.type": "log"}], "label": "Log y-scale", "method": "relayout"}], "direction": "right", "pad": {"r": 0, "t": -10}, "showactive": true, "type": "buttons", "x": 0, "xanchor": "left", "y": 1.1, "yanchor": "top"}, {"buttons": [{"args": [{"visible": [true, true, true, true, true, true, true, false, false, false, false, false, false, false, false, false, false, false, false, false, false, false, false, false, false, false, false, false]}], "label": "No treatment", "method": "restyle"}, {"args": [{"visible": [false, false, false, false, false, false, false, true, true, true, true, true, true, true, false, false, false, false, false, false, false, false, false, false, false, false, false, false]}], "label": "25 mg/kg/day", "method": "restyle"}, {"args": [{"visible": [false, false, false, false, false, false, false, false, false, false, false, false, false, false, true, true, true, true, true, true, true, false, false, false, false, false, false, false]}], "label": "50 mg/kg/day", "method": "restyle"}, {"args": [{"visible": [false, false, false, false, false, false, false, false, false, false, false, false, false, false, false, false, false, false, false, false, false, true, true, true, true, true, true, true]}], "label": "100 mg/kg/day", "method": "restyle"}], "direction": "down", "pad": {"r": 0, "t": -10}, "showactive": true, "type": "buttons", "x": 1.07, "xanchor": "left", "y": 1.1, "yanchor": "top"}], "xaxis": {"anchor": "y", "domain": [0, 1], "matches": "x2", "showticklabels": false}, "xaxis2": {"anchor": "y2", "domain": [0, 1], "title": {"text": "$\\text{Time in day}$"}}, "yaxis": {"anchor": "x", "domain": [0.715, 1], "title": {"text": "$\\text{Amount in mg}$"}}, "yaxis2": {"anchor": "x2", "domain": [0, 0.665], "title": {"text": "$\\text{Tumour volume in cm}^3$"}}}}
